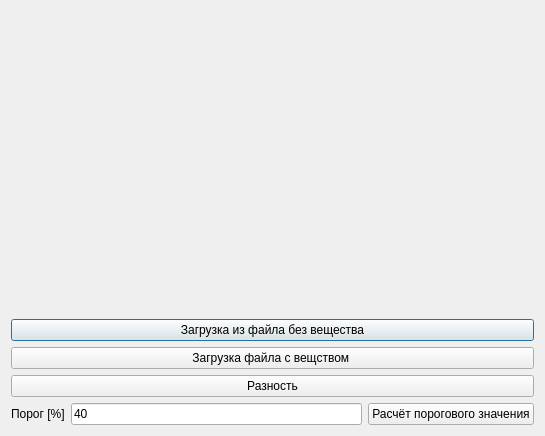
<?xml version="1.0" encoding="UTF-8"?>
<ui version="4.0">
 <class>Dialog</class>
 <widget class="QDialog" name="Dialog">
  <property name="geometry">
   <rect>
    <x>0</x>
    <y>0</y>
    <width>545</width>
    <height>436</height>
   </rect>
  </property>
  <property name="windowTitle">
   <string>Dialog</string>
  </property>
  <layout class="QVBoxLayout" name="layout_dialog">
   <item>
    <widget class="QWidget" name="widget_plot_1" native="true">
     <layout class="QVBoxLayout" name="layout_plot_1"/>
    </widget>
   </item>
   <item>
    <widget class="QWidget" name="widget_plot_2" native="true">
     <layout class="QVBoxLayout" name="layout_plot_2"/>
    </widget>
   </item>
   <item>
    <widget class="QPushButton" name="btn_without_gas">
     <property name="text">
      <string>Загрузка из файла без вещества</string>
     </property>
    </widget>
   </item>
   <item>
    <widget class="QPushButton" name="btn_with_gas">
     <property name="text">
      <string>Загрузка файла с вещством </string>
     </property>
    </widget>
   </item>
   <item>
    <widget class="QPushButton" name="btn_difference">
     <property name="text">
      <string>Разность</string>
     </property>
    </widget>
   </item>
   <item>
    <widget class="QWidget" name="widget_threshold" native="true">
     <property name="sizePolicy">
      <sizepolicy hsizetype="Preferred" vsizetype="Maximum">
       <horstretch>0</horstretch>
       <verstretch>0</verstretch>
      </sizepolicy>
     </property>
     <layout class="QHBoxLayout" name="layout_threshold">
      <property name="leftMargin">
       <number>0</number>
      </property>
      <property name="topMargin">
       <number>0</number>
      </property>
      <property name="rightMargin">
       <number>0</number>
      </property>
      <property name="bottomMargin">
       <number>0</number>
      </property>
      <item>
       <widget class="QLabel" name="label_threshold">
        <property name="text">
         <string>Порог [%]</string>
        </property>
       </widget>
      </item>
      <item>
       <widget class="QLineEdit" name="lineEdit_threshold">
        <property name="text">
         <string>40</string>
        </property>
       </widget>
      </item>
      <item>
       <widget class="QPushButton" name="pushButton_threshold">
        <property name="text">
         <string>Расчёт порогового значения</string>
        </property>
       </widget>
      </item>
     </layout>
    </widget>
   </item>
  </layout>
 </widget>
 <resources/>
 <connections/>
</ui>
